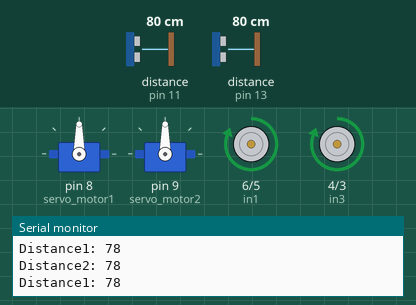
Bench run of a sketch on a simulated Arduino Uno, built with avr-gcc and run on an emulated ATmega328P. On the bench: 2 × servo, motor-driver pin pairs drawn as motors (green arrow = first pin HIGH = forward, orange = second pin HIGH = backward, longer = more drive, scaled by the enable pin), the last lines printed to the serial monitor. Wiring (inferred from the names in the program): 2 × ultrasonic range finder: trigger pin 10, echo pin 11 / trigger pin 12, echo pin 13. The inputs (shaded band) are chosen by the test bench; at power-on: distance to the obstacle (sensors on pin 11, pin 13) 80 cm. The echo pulse lasts 58.3 µs per cm.

Above: at 1.2 s.
1.3 s: distance to the obstacle (sensor on pin 11) set to 22 cm
4.3 s: distance to the obstacle (sensor on pin 11) set to 19 cm
At 4.7 s:
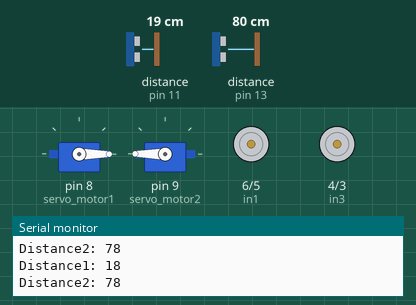
At 6.2 s:
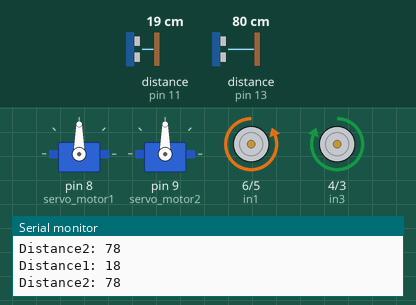
7.3 s: distance to the obstacle (sensor on pin 13) set to 2 cm
At 10.1 s:
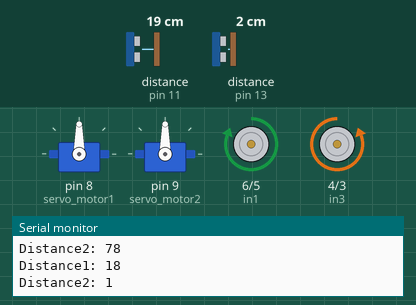
10.3 s: distance to the obstacle (sensor on pin 11) set to 2 cm
At 12.4 s:
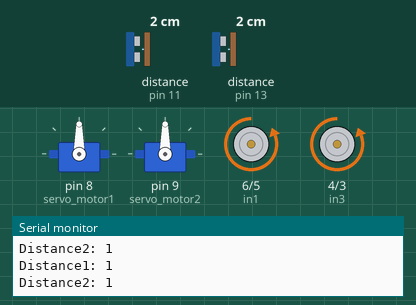
13.3 s: distance to the obstacle (sensor on pin 11) set to 4 cm
16.3 s: distance to the obstacle (sensor on pin 11) set to 35 cm
Timing chart, 0 to 20.3 s (numbered marks = the images above; inputs shaded):
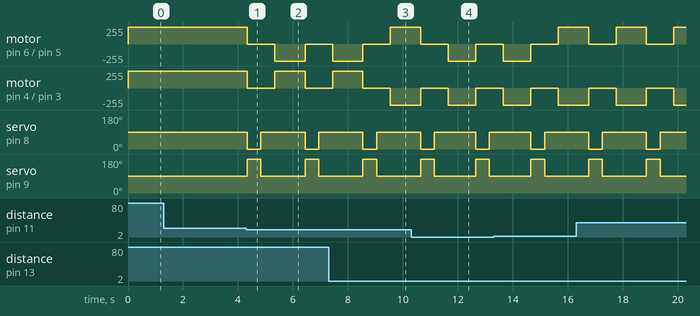

The sketch:

carobstacle.ino
```cpp
#include <Servo.h>
#include <NewPing.h>
// connect motor controller pins to Arduino digital pins
// motor one
int enA = 7;
int in1 = 6;
int in2 = 5;
// motor two
int enB = 2;
int in3 = 4;
int in4 = 3;
// Turn speed
int ts = 170;
// Turn period
int tp = 100;
// No turn driving speed, motor A
int ntA = 155;
// No turn driving speed, motor B
int ntB = 155;


// Sonar1 setup
// defines pins numbers
const int trigPin = 10;
const int echoPin = 11;
// defines variables
long duration;
int distance;

// Sonar2 setup
// defines pins numbers
const int trig2Pin = 12;
const int echo2Pin = 13;
// defines variables
long duration2;
int distance2;

Servo servo_motor1; //our servo name
Servo servo_motor2; //our servo name

void setup()
{
// set all the motor control pins to outputs
pinMode(enA, OUTPUT);
pinMode(enB, OUTPUT);
pinMode(in1, OUTPUT);
pinMode(in2, OUTPUT);
pinMode(in3, OUTPUT);
pinMode(in4, OUTPUT);
pinMode(trigPin, OUTPUT); // Sets the trigPin as an Output
pinMode(echoPin, INPUT); // Sets the echoPin as an Input
pinMode(trig2Pin, OUTPUT); // Sets the trig2Pin as an Output
pinMode(echo2Pin, INPUT); // Sets the echo2Pin as an Input
  servo_motor1.attach(8); //our servo pin
  servo_motor2.attach(9); //our servo pin

Serial.begin(9600); // Starts the serial communication
}

void loop()
{
// Find distance Sonar….
// Clears the trigPin
digitalWrite(trigPin, LOW);
delayMicroseconds(2);
// Sets the trigPin on HIGH state for 10 micro seconds
digitalWrite(trigPin, HIGH);
delayMicroseconds(10);
digitalWrite(trigPin, LOW);
// Reads the echoPin, returns the sound wave travel time in microseconds
duration = pulseIn(echoPin, HIGH);
// Calculating the distance
distance= duration*0.034/2;
// Prints the distance on the Serial Monitor
Serial.print("Distance1: ");
Serial.println(distance);

// Find distance Sonar2….
// Clears the trigPin
digitalWrite(trig2Pin, LOW);
delayMicroseconds(2);
// Sets the trigPin on HIGH state for 10 micro seconds
digitalWrite(trig2Pin, HIGH);
delayMicroseconds(10);
digitalWrite(trig2Pin, LOW);
// Reads the echoPin, returns the sound wave travel time in microseconds
duration2 = pulseIn(echo2Pin, HIGH);
// Calculating the distance
distance2= duration2*0.034/2;
// Prints the distance on the Serial Monitor
Serial.print("Distance2: ");
Serial.println(distance2);

//driving the robot
if (distance < 20 || distance2 < 20) {
  stopMotors();
  servo_motor1.write(0);
  servo_motor2.write(180);
  delay (500);
  servo_motor1.write(90);
  servo_motor2.write(90);
  delay (500);
  if (distance < distance2) {
    turnRight(); delay (1000);
    } if (distance > distance2){
      turnLeft();
      delay (1000);
}

if (distance == distance2)
{ revers();
delay (1000);
}
}

if (distance > 20) forward();

}

void revers()
{
// turn on motor A
digitalWrite(in1, LOW);
digitalWrite(in2, HIGH);
// set speed to ntA ***No turn driving speed, motor A***
analogWrite(enA, ntA);
// turn on motor B
digitalWrite(in3, LOW);
digitalWrite(in4, HIGH);
// set speed to ntB ***No turn driving speed, motor B***
analogWrite(enB, ntB);
// digitalWrite(in4, LOW);
}
void forward()
{
// turn on motor A
digitalWrite(in1, HIGH);
digitalWrite(in2, LOW);
// set speed to ntA ***No turn driving speed, motor A***
analogWrite(enA, ntA);
// turn on motor B
digitalWrite(in3, HIGH);
digitalWrite(in4, LOW);
// set speed to ntB ***No turn driving speed, motor B***
analogWrite(enB, ntB);
// digitalWrite(in4, LOW);
}
void turnRight()
{
// turn on motor A
digitalWrite(in1, LOW);
digitalWrite(in2, HIGH);
// set speed to ts ***Turn Speed***
analogWrite(enA, ts);
// turn on motor B
digitalWrite(in3, HIGH);
digitalWrite(in4, LOW);
// set speed to ts ***Turn Speed***
analogWrite(enB, ts);
// Turn period
delay(tp);
// Stop motors
digitalWrite(in1, LOW);
digitalWrite(in4, LOW);
}
void turnLeft()
{
// turn on motor A
digitalWrite(in1, HIGH);
digitalWrite(in2, LOW);
// set speed to ts ***Turn Speed***
analogWrite(enA, ts);
// turn on motor B
digitalWrite(in3, LOW);
digitalWrite(in4, HIGH);
// set speed to ts ***Turn Speed***
analogWrite(enB, ts);
//Turn period
delay(tp);
// Stop motors
digitalWrite(in2, LOW);
digitalWrite(in3, LOW);
}
void stopMotors()
{
// Stop motors
digitalWrite(in1, LOW);
digitalWrite(in2, LOW);
digitalWrite(in3, LOW);
digitalWrite(in4, LOW);
}
```

Measured:
- the behaviour switches between 21 and 20 cm on distance to the obstacle (sensor on pin 11) (found by bisection; images 0 and 1)
- after the input at 4.3 s, motor on pin 6 (in1) / pin 5 (in2): forward 255/255 → stopped at once, → backward 255/255 1.0 s later, → stopped 1.1 s later; motor on pin 4 (in3) / pin 3 (in4): forward 255/255 → stopped at once, → forward 255/255 1.0 s later, → stopped 1.1 s later
